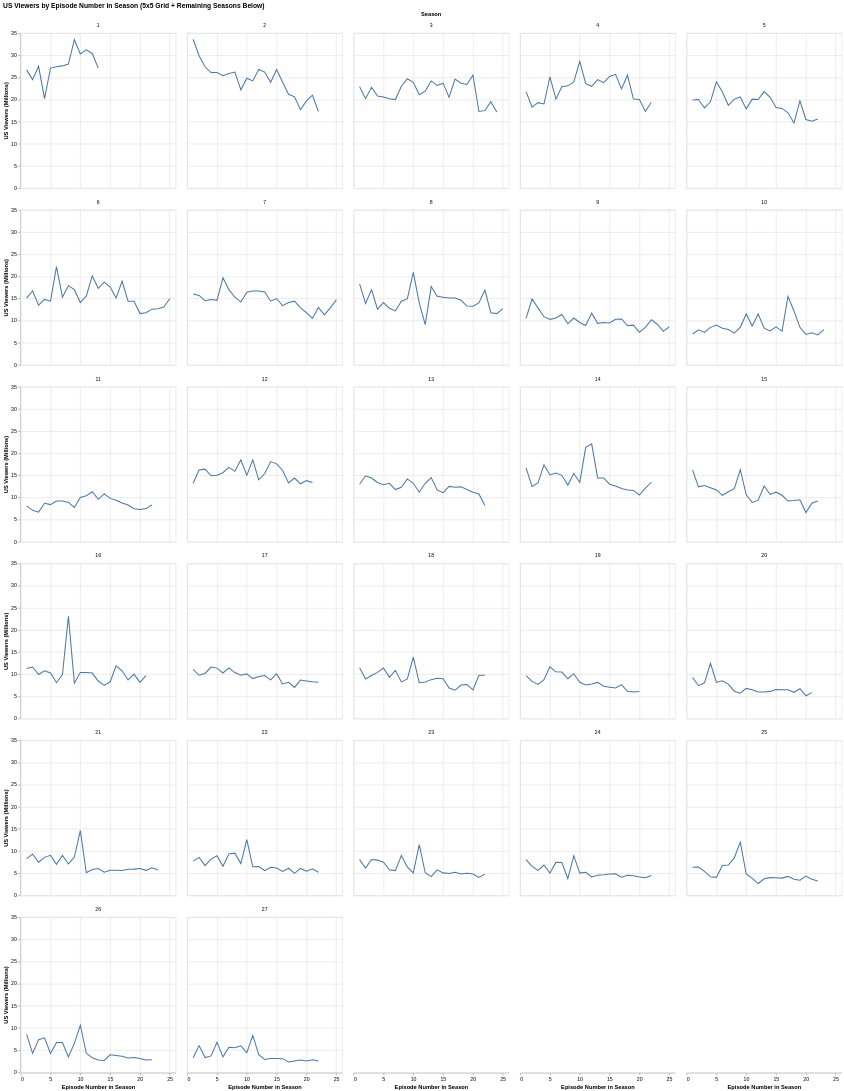

Notebook source saved alongside this figure:
### Markdown cell above
grid

### Code cell
# US viewers per episode number in a 5-column grid (last row contains remaining seasons)
(
    alt.Chart(df2)
    .mark_line()
    .encode(
        x=alt.X("number_in_season:Q", title="Episode Number in Season"),
        y=alt.Y("us_viewers_in_millions:Q", title="US Viewers (Millions)")
    )
    .facet(
        facet=alt.Facet("season:N", title="Season"),
        columns=5
    )
    .resolve_scale(
        x="shared",
        y="shared"
    )
    .properties(
        title="US Viewers by Episode Number in Season (5x5 Grid + Remaining Seasons Below)",
    )
)

### Figure 1 — Vega-Lite specification as saved in the notebook (floating-point values rounded to 4 significant figures; data arrays with more than 128 entries replaced by an {"elided": "..."} marker saying what was removed)
{"config": {"view": {"continuousWidth": 300, "continuousHeight": 300}}, "data": {"name": "data-3f3b2bb9cd7af920f20e1ce52e2c94a7"}, "facet": {"field": "season", "title": "Season", "type": "nominal"}, "spec": {"mark": {"type": "line"}, "encoding": {"x": {"field": "number_in_season", "title": "Episode Number in Season", "type": "quantitative"}, "y": {"field": "us_viewers_in_millions", "title": "US Viewers (Millions)", "type": "quantitative"}}}, "columns": 5, "resolve": {"scale": {"x": "shared", "y": "shared"}}, "title": "US Viewers by Episode Number in Season (5x5 Grid + Remaining Seasons Below)", "$schema": "https://vega.github.io/schema/vega-lite/v5.20.1.json", "datasets": {"data-3f3b2bb9cd7af920f20e1ce52e2c94a7": {"elided": "596 records"}}}
